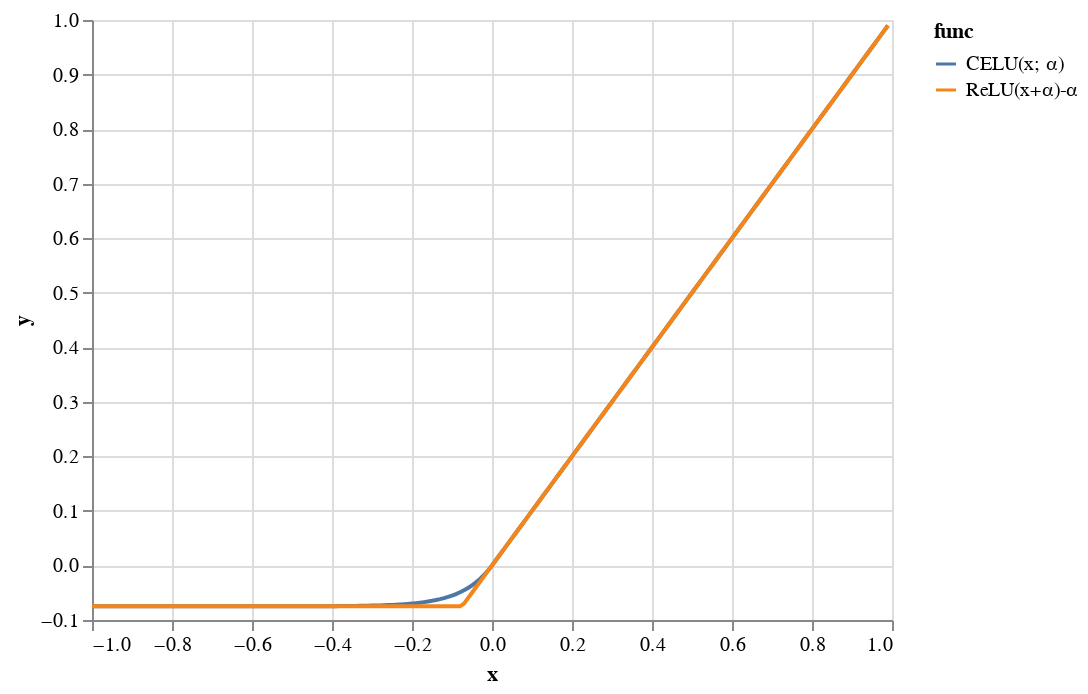

Notebook code cell kept with this figure:
### Markdown cell above
CELU激活函数(52s)
我们希望通过使用一个光滑的激活函数来帮助优化过程，而不是使用在原点处不连续的ReLU。这也可能有助于泛化，因为平滑的函数能表达的函数类别较少——在较大的平滑极限下，我们恢复了线性网络。

除此之外，我们对ReLU很满意，所以我们将选择一个简单的平滑选项。我们选择的是连续可微指数线性单元或CELU激活函数，因为它是平滑的(不像ELU)，而且PyTorch的实现比其他的Softplus激活要快。除了平滑之外，CELU还对ReLU使用了x-和y-shift，如下所示，但是考虑到我们使用的batch norm，这些无关紧要。

We might hope to help the optimisation process by using a smooth activation function, rather than ReLU with its delta-function of curvature at the origin. This may also help generalisation since smoothed functions lead to a less expressive function class - in the large smoothing limit we recover a linear network. 

We are otherwise happy with ReLU so we're going to pick a simple smoothed-out alternative. Our choice is the Continuously Differentiable Exponential Linear Unit or [CELU](https://arxiv.org/abs/1704.07483) activation since it is smooth (unlike ELU) and the PyTorch implementation is faster than that of the otherwise perfectly adequate Softplus activation. In addition to smoothing, CELU applies an x- and y-shift to ReLU as shown below, but these are largely irrelevant given our use of batch norm.

### Code cell
alpha = 0.075

funcs = {
    'CELU(x; α)': nn.CELU(alpha),
    'ReLU(x+α)-α': lambda x: torch.nn.functional.relu(x+alpha) - alpha,
}

xs = torch.tensor(np.arange(-1, 1, 0.01))
data = pd.DataFrame([{'func': k, 'x': float(to_numpy(x)), 'y': float(to_numpy(f(x)))} for x in xs for k,f in funcs.items()])
alt.Chart(data).mark_line().encode(x='x', y='y', color='func')

### Figure 1 — Vega-Lite specification as saved in the notebook (floating-point values rounded to 4 significant figures; data arrays with more than 128 entries replaced by an {"elided": "..."} marker saying what was removed)
{"config": {"view": {"continuousWidth": 400, "continuousHeight": 300}}, "data": {"name": "data-e340a0773542cdd52e6083e2ac95ca3d"}, "mark": "line", "encoding": {"color": {"type": "nominal", "field": "func"}, "x": {"type": "quantitative", "field": "x"}, "y": {"type": "quantitative", "field": "y"}}, "$schema": "https://vega.github.io/schema/vega-lite/v4.8.1.json", "datasets": {"data-e340a0773542cdd52e6083e2ac95ca3d": {"elided": "400 records"}}}
